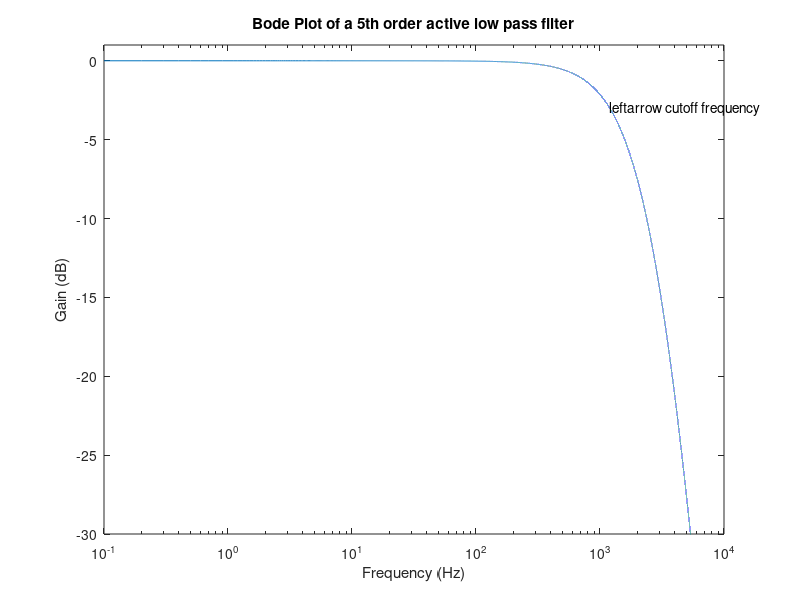
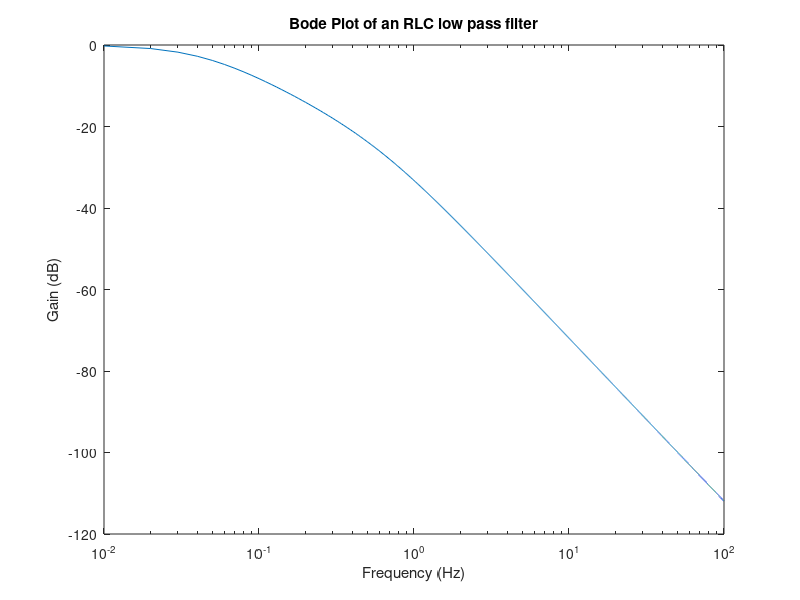

These charts were generated, in order, by the following MATLAB code:
format short 
format compact

% % Passive filters - low pass
% r1 = 21.48;
% L1 = 1e-3;
% 
% freq_vec = 1e2:1:1e6;
% w = freq_vec * 2 * pi;
% wc = r1/L1;
% 
% gain = 20*log10(wc ./ (j*w + wc));
% 
% figure(1); 
% semilogx(freq_vec, gain);
% text(wc/(2*pi), -3, "\leftarrow cut off frequency");
% xlabel('frequency (Hz)');
% ylabel('gain (dB)');
% title('Bode Plot of an RL low pass filter')

% % Passive filters - band pass (A5Q4)
% r1 = 8200;
% L1 = 10e-3;
% c1 = 10e-9;
% 
% freq_vec = 1e2:1:1e6;
% w = freq_vec * 2 * pi;
% wc = 1e5;
% 
% gain = 20*log10( j*w*L1 ./ (r1*(1-w.*w*L1*c1) + j*w*L1));
% 
% figure(1); 
% grid on
% semilogx(freq_vec, gain);
% text(wc/(2*pi), 0, "\leftarrow center frequency");
% xlabel('Frequency (Hz)');
% ylabel('Gain (dB)');
% ylim([-50 10])
% title('Bode Plot of a parallel band-pass filter')

% Active filters - high order low pass filter (A5Q5)

r1 = 2.325e3;
r2 = 2.325e3;
c1 = 22e-9;

freq_vec = 1e-1:0.1:1e4;
w = freq_vec * 2 * pi;
w0 = 2400*pi;

gain = 20*log10(((-r2/r1) ./(1+j*w*r2*c1)).^5);

figure(1); 
semilogx(freq_vec, gain);
text(w0/(2*pi), -3, "\leftarrow cutoff frequency");
xlabel('Frequency (Hz)');
ylabel('Gain (dB)');
ylim([-30 1])
title('Bode Plot of a 5th order active low pass filter')

% % Active filters - bandpass
% 
% rl = 20e3;
% rh = 20e3;
% c1 = 798e-12;
% c2 = 80e-9;
% rf = 9.9e3;
% ri = 1e3;
% 
% freq_vec = 1:1:1e6;
% w = freq_vec * 2 * pi;
% w0 = 6283.2;
% 
% gain = 20*log10((-rf/ri) .* (1./(1+j*w*rl*c1)) .* (j*w*c2*rh ./(1 + j*w*c2*rh)) );
% 
% figure(1); 
% semilogx(freq_vec, gain);
% text(w0/(2*pi), 20, "\leftarrow center frequency");
% xlabel('frequency (Hz)');
% ylabel('gain (dB)');
% ylim([-30 30])
% title('Bode Plot of an active band pass filter')

% Assignment 5 question 1 - RLC low pass filter

rl = 0.25;
c1 = 1;
l1 = 1;

freq_vec = 1e-2:0.01:1e2;
w = freq_vec * 2 * pi;
w0 = 1;

gain = 20*log10( 0.25 ./ (0.25 - 0.25*w.^2 + j*w) );

figure(2); 
semilogx(freq_vec, gain);
% text(w0/(2*pi), -3, "\leftarrow center frequency");
xlabel('Frequency (Hz)');
ylabel('Gain (dB)')
title('Bode Plot of an RLC low pass filter')